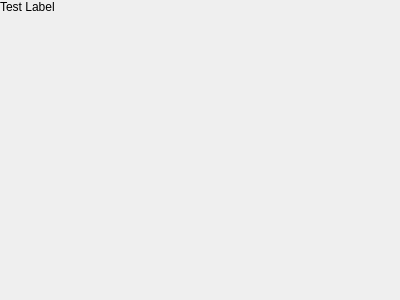
<?xml version="1.0" encoding="UTF-8"?>
<ui version="4.0">
 <class>MainWindow</class>
 <widget class="QMainWindow" name="MainWindow">
  <property name="geometry">
   <rect>
    <x>0</x>
    <y>0</y>
    <width>400</width>
    <height>300</height>
   </rect>
  </property>
  <widget class="QWidget" name="centralwidget">
   <widget class="QLabel" name="label">
    <property name="text">
     <string>Test Label</string>
    </property>
   </widget>
  </widget>
 </widget>
 <resources/>
 <connections/>
</ui>
